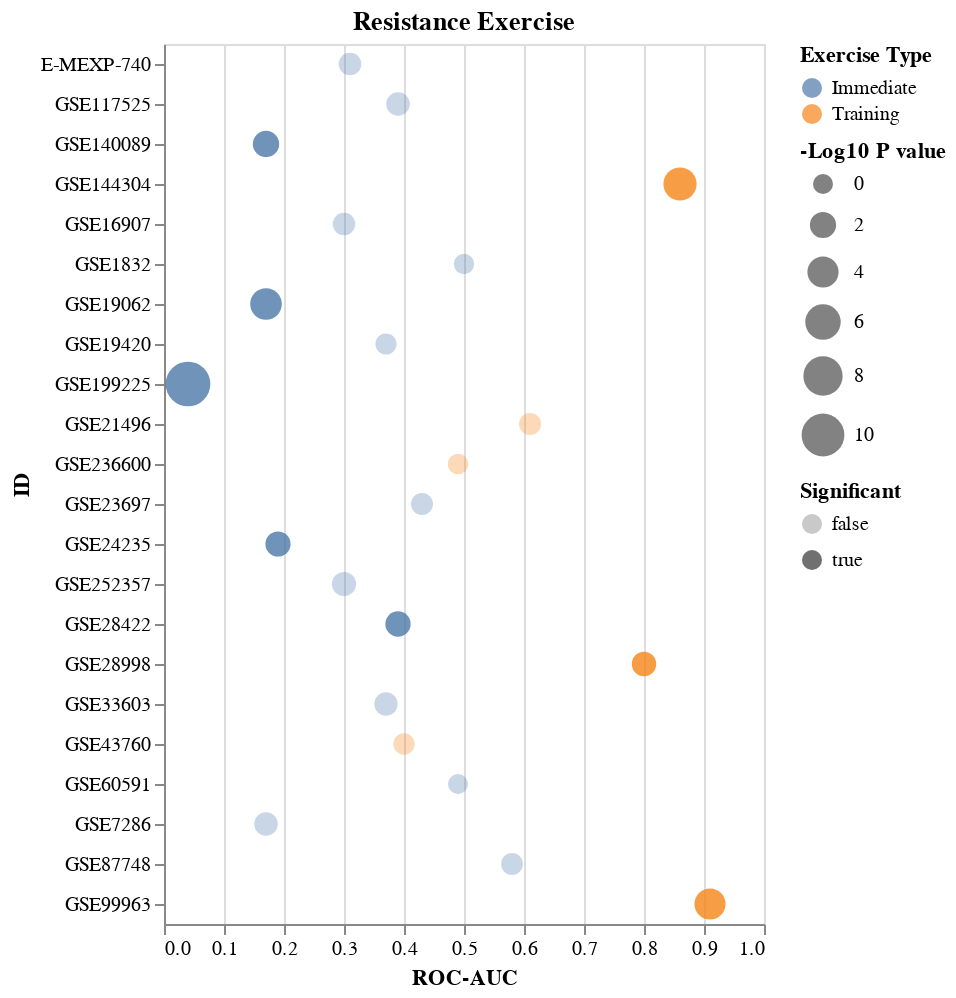

The cell this chart's notebook holds for it:
### Markdown cell above
## Figure 4 A

### Code cell
resLst=list(data2[data2['Exercise Type']=='Resistance/Strength'].index)
saveName='./Files/Figs/MacrophageExerciseDotPlot_Resistance_Training_log10Pval.svg'
title='Resistance Exercise'
dfIn=df.loc[resLst]

chart=makeDotPlot(dfIn,saveName=saveName,title=title,rev=False,save=save)
chart

### Figure 1 — Vega-Lite specification as saved in the notebook (floating-point values rounded to 4 significant figures)
{"config": {"view": {"continuousWidth": 300, "continuousHeight": 300}}, "data": {"name": "data-2df7606a2497ea32c999c130c04dc257"}, "mark": {"type": "circle"}, "encoding": {"color": {"field": "Exercise Type", "type": "nominal"}, "opacity": {"field": "Significant", "type": "nominal"}, "size": {"field": "-Log10 P value", "scale": {"range": [100, 500], "reverse": false}, "type": "quantitative"}, "x": {"field": "ROC-AUC", "scale": {"domain": [0, 1]}, "type": "quantitative"}, "y": {"field": "ID", "type": "nominal"}}, "title": "Resistance Exercise", "$schema": "https://vega.github.io/schema/vega-lite/v5.8.0.json", "datasets": {"data-2df7606a2497ea32c999c130c04dc257": [{"ID": "E-MEXP-740", "ROC-AUC": 0.31, "Pval": 0.171, "Exercise Type": "Immediate", "-Log10 P value": 0.767, "Significant": false}, {"ID": "GSE117525", "ROC-AUC": 0.39, "Pval": 0.0786, "Exercise Type": "Immediate", "-Log10 P value": 1.105, "Significant": false}, {"ID": "GSE140089", "ROC-AUC": 0.17, "Pval": 0.00853, "Exercise Type": "Immediate", "-Log10 P value": 2.069, "Significant": true}, {"ID": "GSE144304", "ROC-AUC": 0.86, "Pval": 1.19e-05, "Exercise Type": "Training", "-Log10 P value": 4.924, "Significant": true}, {"ID": "GSE16907", "ROC-AUC": 0.3, "Pval": 0.191, "Exercise Type": "Immediate", "-Log10 P value": 0.719, "Significant": false}, {"ID": "GSE1832", "ROC-AUC": 0.5, "Pval": 0.754, "Exercise Type": "Immediate", "-Log10 P value": 0.1226, "Significant": false}, {"ID": "GSE19062", "ROC-AUC": 0.17, "Pval": 6.7e-05, "Exercise Type": "Immediate", "-Log10 P value": 4.174, "Significant": true}, {"ID": "GSE19420", "ROC-AUC": 0.37, "Pval": 0.437, "Exercise Type": "Immediate", "-Log10 P value": 0.3595, "Significant": false}, {"ID": "GSE199225", "ROC-AUC": 0.04, "Pval": 6.46e-12, "Exercise Type": "Immediate", "-Log10 P value": 11.19, "Significant": true}, {"ID": "GSE21496", "ROC-AUC": 0.61, "Pval": 0.263, "Exercise Type": "Training", "-Log10 P value": 0.58, "Significant": false}, {"ID": "GSE236600", "ROC-AUC": 0.49, "Pval": 0.672, "Exercise Type": "Training", "-Log10 P value": 0.1726, "Significant": false}, {"ID": "GSE23697", "ROC-AUC": 0.43, "Pval": 0.253, "Exercise Type": "Immediate", "-Log10 P value": 0.5969, "Significant": false}, {"ID": "GSE24235", "ROC-AUC": 0.19, "Pval": 0.0231, "Exercise Type": "Immediate", "-Log10 P value": 1.636, "Significant": true}, {"ID": "GSE252357", "ROC-AUC": 0.3, "Pval": 0.0507, "Exercise Type": "Immediate", "-Log10 P value": 1.295, "Significant": false}, {"ID": "GSE28422", "ROC-AUC": 0.39, "Pval": 0.0207, "Exercise Type": "Immediate", "-Log10 P value": 1.684, "Significant": true}, {"ID": "GSE28998", "ROC-AUC": 0.8, "Pval": 0.0396, "Exercise Type": "Training", "-Log10 P value": 1.402, "Significant": true}, {"ID": "GSE33603", "ROC-AUC": 0.37, "Pval": 0.101, "Exercise Type": "Immediate", "-Log10 P value": 0.9957, "Significant": false}, {"ID": "GSE43760", "ROC-AUC": 0.4, "Pval": 0.394, "Exercise Type": "Training", "-Log10 P value": 0.4045, "Significant": false}, {"ID": "GSE60591", "ROC-AUC": 0.49, "Pval": 0.971, "Exercise Type": "Immediate", "-Log10 P value": 0.01278, "Significant": false}, {"ID": "GSE7286", "ROC-AUC": 0.17, "Pval": 0.0818, "Exercise Type": "Immediate", "-Log10 P value": 1.087, "Significant": false}, {"ID": "GSE87748", "ROC-AUC": 0.58, "Pval": 0.301, "Exercise Type": "Immediate", "-Log10 P value": 0.5214, "Significant": false}, {"ID": "GSE99963", "ROC-AUC": 0.91, "Pval": 0.000105, "Exercise Type": "Training", "-Log10 P value": 3.979, "Significant": true}]}}
